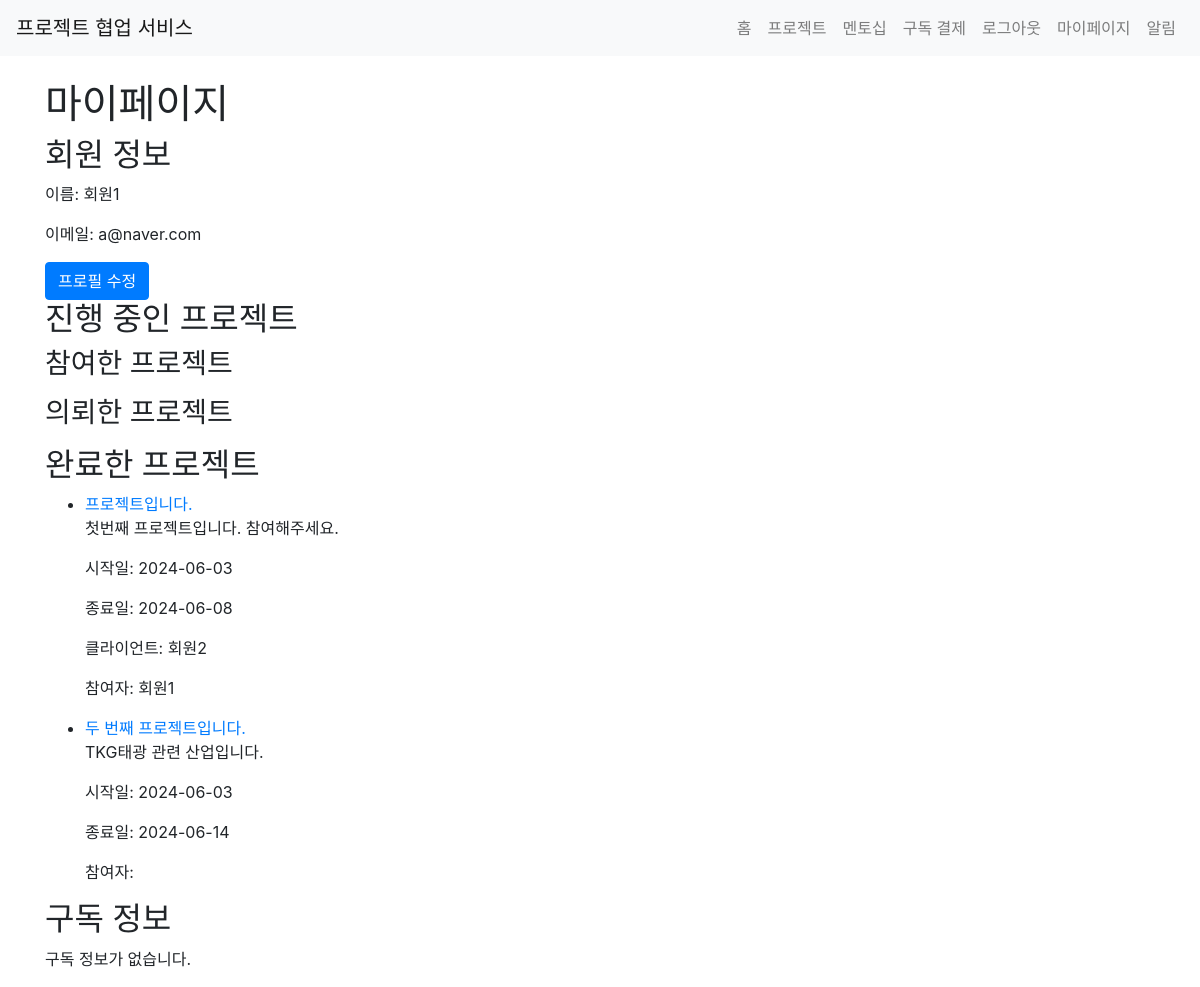
Screenshot of /mypage/ (signed in) with the database file from the repository.
### app/models.py (models this page shows)
class User(UserMixin, db.Model):
    id = db.Column(db.Integer, primary_key=True)
    name = db.Column(db.String(100), nullable=False)
    email = db.Column(db.String(120), unique=True, nullable=False)
    password = db.Column(db.String(255), nullable=False)
    bio = db.Column(db.Text)
    notifications = db.relationship('Notification', back_populates='user', lazy=True)
    projects = db.relationship('Project', secondary='project_participant', back_populates='participants', overlaps="project_participants")
    subscription = db.relationship('Subscription', back_populates='subscriber', uselist=False)
    created_projects = db.relationship('Project', back_populates='client', lazy=True, foreign_keys='Project.client_id')
    mentees = db.relationship('User',
                              secondary=mentorship_mentor,
                              primaryjoin=(mentorship_mentor.c.mentor_id == id),
                              secondaryjoin=(mentorship_mentor.c.mentee_id == id),
                              backref=db.backref('mentors', lazy='dynamic'),
                              lazy='dynamic')
    pending_mentees = db.relationship('User',
                                    secondary=mentorship_mentee,
                                    primaryjoin=(mentorship_mentee.c.mentor_id == id),
                                    secondaryjoin=(mentorship_mentee.c.mentee_id == id),
                                    backref=db.backref('pending_mentors', lazy='dynamic'),
                                    lazy='dynamic')
    project_participants = db.relationship('ProjectParticipant', back_populates='user', lazy=True, overlaps="projects")

class Project(db.Model):
    id = db.Column(db.Integer, primary_key=True)
    title = db.Column(db.String(100), nullable=False)
    description = db.Column(db.Text, nullable=False)
    start_date = db.Column(db.Date, nullable=False)
    end_date = db.Column(db.Date, nullable=False)
    created_at = db.Column(db.DateTime, default=datetime.utcnow)
    client_id = db.Column(db.Integer, db.ForeignKey('user.id'), nullable=False)
    client = db.relationship('User', back_populates='created_projects')
    completed = db.Column(db.Boolean, default=False)
    participants = db.relationship('User', secondary='project_participant', back_populates='projects', overlaps="project_participants")
    project_participants = db.relationship('ProjectParticipant', back_populates='project', lazy=True, overlaps="participants,projects")

### app/views/mypage.py (the view)
@bp.route('/')
@login_required
def index():
    participating_projects = current_user.projects
    created_projects = current_user.created_projects
    return render_template('mypage/index.html', participating_projects=participating_projects, created_projects=created_projects)

### app/__init__.py (called while the page is built)
@login_manager.user_loader
def load_user(user_id):
    if user_id is not None:
        return User.query.get(int(user_id))
    return None

### app/templates/mypage/index.html (shortened to what this page needs)
{% extends 'base.html' %}
{% block content %}
<h1>마이페이지</h1>
<h2>회원 정보</h2>
<p>이름: {{ current_user.name }}</p>
<p>이메일: {{ current_user.email }}</p>
<a href="{{ url_for('mypage.profile') }}" class="btn btn-primary">프로필 수정</a>
<h2>진행 중인 프로젝트</h2>
<h3>참여한 프로젝트</h3>
{% set ongoing_participating_projects = participating_projects|rejectattr('completed') %}
<h3>의뢰한 프로젝트</h3>
{% set ongoing_created_projects = created_projects|rejectattr('completed') %}
<h2>완료한 프로젝트</h2>
{% set completed_participating_projects = participating_projects|selectattr('completed') %}
{% if completed_participating_projects %}
<ul>
  {% for project in completed_participating_projects %}
  <li>
    <a href="{{ url_for('project.detail', project_id=project.id) }}">{{ project.title }}</a>
    <p>{{ project.description }}</p>
    <p>시작일: {{ project.start_date.strftime('%Y-%m-%d') }}</p>
    <p>종료일: {{ project.end_date.strftime('%Y-%m-%d') }}</p>
    <p>클라이언트: {{ project.client.name }}</p>
    <p>참여자:
      {% for participant in project.participants %}
        {{ participant.name }}{% if not loop.last %}, {% endif %}
      {% endfor %}
    </p>
  </li>
  {% endfor %}
</ul>
{% else %}
<p>완료한 참여 프로젝트가 없습니다.</p>
{% endif %}
{% set completed_created_projects = created_projects|selectattr('completed') %}
{% if completed_created_projects %}
<ul>
  {% for project in completed_created_projects %}
  <li>
    <a href="{{ url_for('project.detail', project_id=project.id) }}">{{ project.title }}</a>
    <p>{{ project.description }}</p>
    <p>시작일: {{ project.start_date.strftime('%Y-%m-%d') }}</p>
    <p>종료일: {{ project.end_date.strftime('%Y-%m-%d') }}</p>
    <p>참여자:
    </p>
  </li>
  {% endfor %}
</ul>
{% else %}
<p>완료한 의뢰 프로젝트가 없습니다.</p>
{% endif %}
<h2>구독 정보</h2>
{% if current_user.subscription %}
<p>구독 시작일: {{ current_user.subscription.payment_date.strftime('%Y-%m-%d') }}</p>
<p>구독 종료일: {{ current_user.subscription.expiration_date.strftime('%Y-%m-%d') }}</p>
{% else %}
<p>구독 정보가 없습니다.</p>
{% endif %}
{% endblock %}

### rows the page displays
User: name "회원1", email "a@naver.com"
Project: title "프로젝트입니다.", description "첫번째 프로젝트입니다. 참여해주세요.", start_date "2024-06-03", end_date "2024-06-08", client.name "회원2"
Project: title "두 번째 프로젝트입니다.", description "TKG태광 관련 산업입니다.", start_date "2024-06-03", end_date "2024-06-14"
